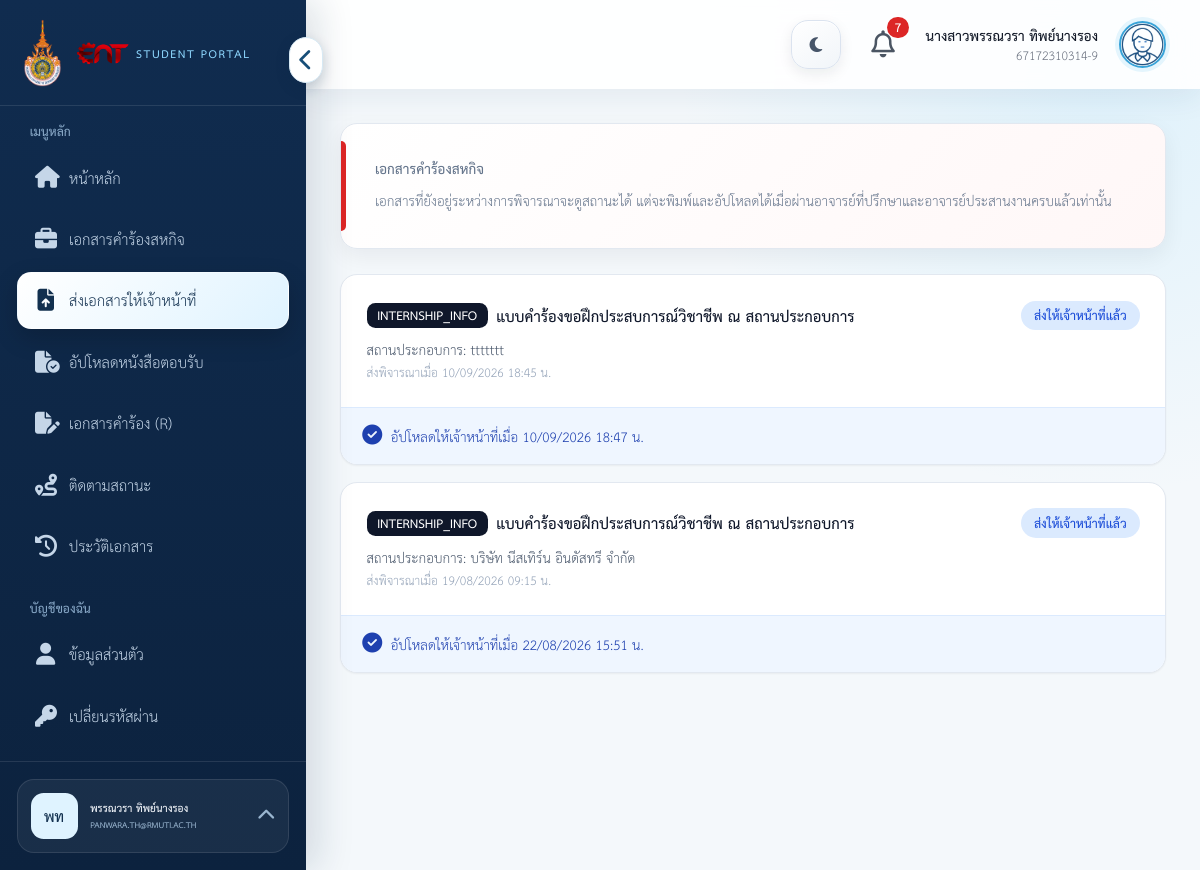
/student/internship_submissions.php (signed in), run on the app's committed database.
### tables this page shows
CREATE TABLE `student` (
  `student_id` int(11) NOT NULL AUTO_INCREMENT,
  `user_id` int(11) NOT NULL,
  `student_number` varchar(50) NOT NULL,
  `prefix_id` int(11) DEFAULT NULL,
  `firstname` varchar(100) NOT NULL,
  `lastname` varchar(100) NOT NULL,
  `group_id` int(11) DEFAULT NULL,
  PRIMARY KEY (`student_id`),
  UNIQUE KEY `user_id` (`user_id`),
  UNIQUE KEY `student_number` (`student_number`),
  KEY `fk_student_prefix` (`prefix_id`),
  KEY `fk_student_group` (`group_id`),
  CONSTRAINT `fk_student_group` FOREIGN KEY (`group_id`) REFERENCES `group_class` (`group_id`) ON DELETE SET NULL ON UPDATE CASCADE,
  CONSTRAINT `fk_student_prefix` FOREIGN KEY (`prefix_id`) REFERENCES `prefixes` (`prefix_id`) ON DELETE SET NULL ON UPDATE CASCADE,
  CONSTRAINT `fk_student_user` FOREIGN KEY (`user_id`) REFERENCES `users` (`user_id`) ON DELETE CASCADE ON UPDATE CASCADE
);

CREATE TABLE `users` (
  `user_id` int(11) NOT NULL AUTO_INCREMENT,
  `username` varchar(100) NOT NULL,
  `email` varchar(255) NOT NULL,
  `password` varchar(255) NOT NULL,
  `first_login` tinyint(1) NOT NULL DEFAULT 1,
  `status` enum('active','inactive','suspended') NOT NULL DEFAULT 'active',
  `active_session_token_hash` char(64) DEFAULT NULL,
  `active_session_at` datetime DEFAULT NULL,
  `created_at` timestamp NOT NULL DEFAULT current_timestamp(),
  PRIMARY KEY (`user_id`),
  UNIQUE KEY `username` (`username`),
  UNIQUE KEY `email` (`email`),
  KEY `idx_users_active_session` (`active_session_token_hash`)
);

CREATE TABLE `internship_application` (
  `internship_application_id` int(11) NOT NULL AUTO_INCREMENT,
  `internship_profile_id` int(11) NOT NULL,
  `document_id` int(11) NOT NULL,
  `request_date` date NOT NULL,
  `contact_status` enum('contacted','not_contacted') NOT NULL DEFAULT 'not_contacted',
  `delivery_method` enum('student','faculty') NOT NULL DEFAULT 'faculty',
  `status` enum('draft','in_review','waiting_signature','submitted') NOT NULL DEFAULT 'draft',
  `signed_file` varchar(255) DEFAULT NULL,
  `submitted_at` datetime DEFAULT NULL,
  `created_at` timestamp NOT NULL DEFAULT current_timestamp(),
  `updated_at` timestamp NOT NULL DEFAULT current_timestamp() ON UPDATE current_timestamp(),
  PRIMARY KEY (`internship_application_id`),
  UNIQUE KEY `uq_internship_application_profile` (`internship_profile_id`),
  UNIQUE KEY `uq_internship_application_document` (`document_id`),
  CONSTRAINT `fk_internship_application_document` FOREIGN KEY (`document_id`) REFERENCES `documents` (`document_id`) ON DELETE CASCADE,
  CONSTRAINT `fk_internship_application_profile` FOREIGN KEY (`internship_profile_id`) REFERENCES `internship_profile` (`internship_profile_id`) ON DELETE CASCADE
);

CREATE TABLE `document_type` (
  `document_type_id` int(11) NOT NULL AUTO_INCREMENT,
  `document_code` varchar(50) NOT NULL,
  `document_name` varchar(255) NOT NULL,
  `form_file` varchar(100) DEFAULT NULL,
  `description` text DEFAULT NULL,
  `status` enum('active','inactive') NOT NULL DEFAULT 'active',
  PRIMARY KEY (`document_type_id`),
  UNIQUE KEY `document_code` (`document_code`)
);

CREATE TABLE `internship_profile` (
  `internship_profile_id` int(11) NOT NULL AUTO_INCREMENT,
  `student_id` int(11) NOT NULL,
  `request_status` enum('active','closed') NOT NULL DEFAULT 'active',
  `request_reason` enum('initial','not_accepted','relocation') NOT NULL DEFAULT 'initial',
  `previous_profile_id` int(11) DEFAULT NULL,
  `closed_reason` varchar(255) DEFAULT NULL,
  `closed_at` datetime DEFAULT NULL,
  `calendar_id` int(11) DEFAULT NULL,
  `student_phone` varchar(40) DEFAULT NULL,
  `year_level` tinyint(4) DEFAULT NULL,
  `recipient_name` varchar(255) DEFAULT NULL,
  `company_name` varchar(255) NOT NULL,
  `company_address` text DEFAULT NULL,
  `subdistrict` varchar(120) DEFAULT NULL,
  `district` varchar(120) DEFAULT NULL,
  `province` varchar(120) DEFAULT NULL,
  `postal_code` varchar(10) DEFAULT NULL,
  `company_phone` varchar(40) DEFAULT NULL,
  `company_fax` varchar(40) DEFAULT NULL,
  `contact_prefix` varchar(30) DEFAULT NULL,
  `contact_name` varchar(255) DEFAULT NULL,
  `contact_position` varchar(180) DEFAULT NULL,
  `contact_phone` varchar(40) DEFAULT NULL,
  `job_position` varchar(180) DEFAULT NULL,
  `job_description` text DEFAULT NULL,
  `capacity_note` varchar(255) DEFAULT NULL,
  `recipient_position` varchar(180) DEFAULT NULL,
  `recipient_department` varchar(180) DEFAULT NULL,
  `company_number` varchar(40) DEFAULT NULL,
  `company_moo` varchar(40) DEFAULT NULL,
  `company_building` varchar(180) DEFAULT NULL,
  `company_floor` varchar(40) DEFAULT NULL,
  `company_road` varchar(180) DEFAULT NULL,
  `company_alley` varchar(180) DEFAULT NULL,
  `company_email` varchar(255) DEFAULT NULL,
  `contact_department` varchar(180) DEFAULT NULL,
  `contact_email` varchar(255) DEFAULT NULL,
  `qualification_department` tinyint(1) NOT NULL DEFAULT 0,
  `qualification_preparation` tinyint(1) NOT NULL DEFAULT 0,
  `qualification_gpa` tinyint(1) NOT NULL DEFAULT 0,
  `qualification_company` tinyint(1) NOT NULL DEFAULT 0,
  `updated_at` timestamp NOT NULL DEFAULT current_timestamp() ON UPDATE current_timestamp(),
  `created_at` timestamp NOT NULL DEFAULT current_timestamp(),
  PRIMARY KEY (`internship_profile_id`),
  KEY `idx_internship_profile_calendar` (`calendar_id`),
  KEY `idx_internship_profile_student_status` (`student_id`,`request_status`),
  KEY `idx_internship_profile_previous` (`previous_profile_id`),
  CONSTRAINT `fk_internship_profile_calendar` FOREIGN KEY (`calendar_id`) REFERENCES `internship_calendar` (`calendar_id`) ON DELETE SET NULL,
  CONSTRAINT `fk_internship_profile_previous` FOREIGN KEY (`previous_profile_id`) REFERENCES `internship_profile` (`internship_profile_id`) ON DELETE SET NULL ON UPDATE CASCADE,
  CONSTRAINT `fk_internship_profile_student` FOREIGN KEY (`student_id`) REFERENCES `student` (`student_id`) ON DELETE CASCADE
);

CREATE TABLE `documents` (
  `document_id` int(11) NOT NULL AUTO_INCREMENT,
  `student_id` int(11) NOT NULL,
  `template_id` int(11) NOT NULL,
  `document_status` enum('draft','submitted','in_review','revision_requested','teacher_reviewed','approved','cancel') NOT NULL DEFAULT 'draft',
  `created_at` timestamp NOT NULL DEFAULT current_timestamp(),
  `updated_at` timestamp NOT NULL DEFAULT current_timestamp() ON UPDATE current_timestamp(),
  `submitted_at` datetime DEFAULT NULL,
  PRIMARY KEY (`document_id`),
  KEY `fk_documents_student` (`student_id`),
  KEY `fk_documents_template` (`template_id`),
  CONSTRAINT `fk_documents_student` FOREIGN KEY (`student_id`) REFERENCES `student` (`student_id`) ON UPDATE CASCADE,
  CONSTRAINT `fk_documents_template` FOREIGN KEY (`template_id`) REFERENCES `document_template` (`template_id`) ON UPDATE CASCADE
);

### student/internship_submissions.php (the view, shortened to what the rows shown need)
<?php
require_once 'auth.php';
$studentStatement = $pdo->prepare('SELECT student_id FROM student WHERE user_id=? LIMIT 1');
$studentStatement->execute([$_SESSION['user_id']]);
$studentId = (int) $studentStatement->fetchColumn();
$statement = $pdo->prepare(
    'SELECT d.document_id,d.document_status,d.submitted_at,d.updated_at,
            dt.document_code,dt.document_name,ia.status AS application_status,
            ia.signed_file,ia.submitted_at AS staff_submitted_at,ip.company_name,
            drp.process_status,current_step.step_name AS current_step_name
     FROM internship_application ia
     INNER JOIN internship_profile ip ON ip.internship_profile_id=ia.internship_profile_id
     INNER JOIN documents d ON d.document_id=ia.document_id
     INNER JOIN document_template t ON t.template_id=d.template_id
     INNER JOIN document_type dt ON dt.document_type_id=t.document_type_id
     LEFT JOIN document_review_processes drp ON drp.document_id=d.document_id
     LEFT JOIN document_review_step_instances current_step
       ON current_step.process_id=drp.process_id AND current_step.step_order=drp.current_step_order
     WHERE ip.student_id=? AND (drp.process_id IS NOT NULL OR d.document_status<>"draft")
     ORDER BY d.updated_at DESC,d.document_id DESC'
);
$statement->execute([$studentId]);
$documents = $statement->fetchAll(PDO::FETCH_ASSOC);
function submissionEscape($value): string { return htmlspecialchars((string)$value,ENT_QUOTES,'UTF-8'); }
function submissionDate(?string $value): string { $time=$value?strtotime($value):false; return $time?date('d/m/Y H:i',$time).' น.':'-'; }
?>
<!doctype html>
<html lang="th">
<head>
    <script src="https://cdn.tailwindcss.com"></script>
    <link rel="stylesheet" href="https://cdnjs.cloudflare.com/ajax/libs/font-awesome/6.7.2/css/all.min.css">
</head>
<body class="min-h-screen bg-gray-100 text-gray-900">
<?php include 'sidebar.php'; ?>
<div class="min-h-screen lg:ml-72"><?php include 'navbar.php'; ?>
<main class="p-4 sm:p-6 lg:p-8">
    <section class="mt-6 space-y-4">
        <?php foreach ($documents as $document):
            $ready = $document['application_status']==='waiting_signature'
                && in_array($document['document_status'], ['approved','submitted'], true);
            $sent = $document['application_status']==='submitted' && !empty($document['signed_file']);
            $revision = $document['document_status']==='revision_requested';
            $statusLabel = $sent ? 'ส่งให้เจ้าหน้าที่แล้ว' : ($ready ? 'ผ่านการพิจารณาแล้ว' : ($revision ? 'ส่งกลับให้แก้ไข' : 'อยู่ระหว่างการพิจารณา'));
            $statusClass = $sent ? 'bg-blue-100 text-blue-700' : ($ready ? 'bg-emerald-100 text-emerald-700' : ($revision ? 'bg-red-100 text-red-700' : 'bg-amber-100 text-amber-800'));
        ?>
        <article class="overflow-hidden rounded-2xl border border-slate-200 bg-white shadow-sm">
            <div class="grid gap-4 p-5 sm:p-6 lg:grid-cols-[minmax(0,1fr)_auto] lg:items-start">
                <div class="min-w-0">
                    <div class="flex flex-wrap items-center gap-2"><span class="rounded-lg bg-slate-900 px-2.5 py-1 text-xs font-black text-white"><?=submissionEscape($document['document_code'])?></span><h2 class="font-black text-slate-900"><?=submissionEscape($document['document_name'])?></h2></div>
                    <p class="mt-2 text-sm text-slate-600">สถานประกอบการ: <?=submissionEscape($document['company_name']?:'-')?></p>
                    <p class="mt-1 text-xs text-slate-400">ส่งพิจารณาเมื่อ <?=submissionEscape(submissionDate($document['submitted_at']))?></p>
                </div>
                <span class="inline-flex self-start rounded-full px-3 py-1.5 text-xs font-bold <?=$statusClass?>"><?=$statusLabel?></span>
            </div>
            <?php if ($ready): ?>
            <div class="border-t border-emerald-100 bg-emerald-50/50 p-5 sm:p-6">
                <div class="flex flex-col gap-4 xl:flex-row xl:items-end">
                    <a href="generate_internship_pdf.php?document=<?=(int)$document['document_id']?>" class="inline-flex h-11 shrink-0 items-center justify-center gap-2 rounded-xl bg-red-700 px-5 font-bold text-white hover:bg-red-800" title="พิมพ์เอกสาร"><i class="fa-solid fa-print"></i><span>พิมพ์เอกสาร</span></a>
                    <form action="upload_signed_internship.php" method="post" enctype="multipart/form-data" class="grid flex-1 gap-3 lg:grid-cols-[minmax(220px,1fr)_minmax(300px,1.3fr)_auto] lg:items-end">
                        <?=csrf_field()?><input type="hidden" name="document_id" value="<?=(int)$document['document_id']?>">
                        <label><span class="mb-1.5 block text-sm font-bold text-slate-700">PDF ที่ลงนามครบแล้ว</span><input type="file" name="signed_pdf" accept="application/pdf,.pdf" required class="block w-full rounded-xl border border-slate-300 bg-white px-3 py-2 text-sm"></label>
                        <label class="flex min-h-11 items-start gap-2 rounded-xl border border-amber-200 bg-amber-50 px-3 py-2 text-sm text-amber-950"><input type="checkbox" name="confirm_two_signatures" value="1" required class="mt-1"><span>ยืนยันว่ามีลายเซ็นอาจารย์ที่ปรึกษาและอาจารย์ประสานงานครบ 2 คน</span></label>
                        <button class="inline-flex h-11 items-center justify-center gap-2 rounded-xl bg-emerald-700 px-5 font-bold text-white hover:bg-emerald-800"><i class="fa-solid fa-paper-plane"></i>อัปโหลดให้เจ้าหน้าที่</button>
                    </form>
                </div>
                <p class="mt-3 text-xs text-slate-500">รองรับเฉพาะ PDF ขนาดไม่เกิน 10 MB</p>
            </div>
            <?php elseif ($sent): ?>
            <div class="border-t border-blue-100 bg-blue-50 px-5 py-4 text-sm text-blue-800"><i class="fa-solid fa-circle-check mr-2"></i>อัปโหลดให้เจ้าหน้าที่เมื่อ <?=submissionEscape(submissionDate($document['staff_submitted_at']))?></div>
            <?php else: ?>
            <div class="border-t border-slate-100 bg-slate-50 px-5 py-4 text-sm text-slate-500"><i class="fa-solid fa-lock mr-2"></i>ยังไม่สามารถพิมพ์หรืออัปโหลดได้จนกว่าเอกสารจะผ่านการพิจารณาครบทุกขั้นตอน</div>
            <?php endif; ?>
        </article>
        <?php endforeach; ?>
    </section>
</main></div>
</body></html>

### student/sidebar.php (shortened to what the rows shown need)
<?php
require_once __DIR__ . '/../helpers/theme_helper.php';
$studentSidebarUser = is_array($user ?? null) ? $user : [];
$studentSidebarName = trim((string) ($studentSidebarUser['firstname'] ?? '') . ' ' . (string) ($studentSidebarUser['lastname'] ?? ''));
$studentSidebarEmail = (string) ($studentSidebarUser['email'] ?? '');
$studentSidebarInitials = function_exists('mb_substr')
    ? mb_substr((string) ($studentSidebarUser['firstname'] ?? 'นศ'), 0, 1, 'UTF-8') . mb_substr((string) ($studentSidebarUser['lastname'] ?? ''), 0, 1, 'UTF-8')
    : 'นศ';
?>
<link rel="stylesheet" href="/Project/assets/css/student.css?v=20261108-5">
<link rel="stylesheet" href="/Project/assets/css/responsive.css?v=20261107-1">
<link rel="stylesheet" href="/Project/assets/css/app-ui.css?v=20260918-1">
<aside id="student-sidebar" class="fixed inset-y-0 left-0 z-40 flex w-72 -translate-x-full flex-col border-r border-gray-200 bg-white transition-transform duration-200 lg:translate-x-0">
    <div class="student-sidebar-footer border-t p-4">
        <div class="student-account relative">
            <button id="student-account-toggle" type="button" class="student-account-toggle flex w-full items-center gap-3 rounded-2xl px-3 py-3 text-left" aria-expanded="false" aria-controls="student-account-menu">
                <span class="student-account-avatar inline-flex h-11 w-11 shrink-0 items-center justify-center rounded-xl font-extrabold"><?= htmlspecialchars($studentSidebarInitials) ?></span>
                <span class="student-account-summary min-w-0 flex-1"><strong class="student-account-name block truncate"><?= htmlspecialchars($studentSidebarName ?: 'นักศึกษา') ?></strong><span class="student-account-email block truncate"><?= htmlspecialchars($studentSidebarEmail ?: ($studentSidebarUser['student_number'] ?? '-')) ?></span></span>
                <i class="student-account-chevron fa-solid fa-chevron-up text-xs" aria-hidden="true"></i>
            </button>
        </div>
    </div>
</aside>

### student/navbar.php (shortened to what the rows shown need)
<?php
$navStudent=$student ?? [];
if ((!array_key_exists('student_prefix', $navStudent) || empty($navStudent['student_id'])) && isset($_SESSION['user_id'])) {
    $navStmt=$pdo->prepare('SELECT s.student_id,s.student_number,s.firstname,s.lastname,
        COALESCE(p.prefix_short,p.prefix_name,"") AS student_prefix
        FROM student s LEFT JOIN prefixes p ON p.prefix_id=s.prefix_id
        WHERE s.user_id=? LIMIT 1');
    $navStmt->execute([$_SESSION['user_id']]);
    $navStudent=$navStmt->fetch(PDO::FETCH_ASSOC) ?: [];
}
?>
<header class="student-navbar sticky top-0 z-20 flex h-20 items-center justify-between border-b border-gray-200 bg-white px-4 shadow-sm sm:px-6 lg:px-8">
    <div class="flex items-center gap-3 sm:gap-5">
        <?php require_once __DIR__.'/../helpers/theme_helper.php'; renderThemeToggle(); ?>
        <div class="hidden text-right sm:block"><p class="text-sm font-bold text-gray-900"><?= htmlspecialchars(trim(($navStudent['student_prefix'] ?? '').($navStudent['firstname'] ?? '').' '.($navStudent['lastname'] ?? ''))) ?: '-' ?></p><p class="text-xs text-gray-500"><?= htmlspecialchars($navStudent['student_number'] ?? '-') ?></p></div>
    </div>
</header>
<link rel="stylesheet" href="/Project/assets/css/status-badges.css?v=20260815-2">

### data on the page
student: studentSidebarInitials "พท", firstname+lastname "พรรณวรา ทิพย์นางรอง", user.email "PANWARA.TH@RMUTI.AC.TH", student_number "67172310314-9"
internship_application: document_type.document_code "INTERNSHIP_INFO", document_type.document_name "แบบคำร้องขอฝึกประสบการณ์วิชาชีพ ณ สถานประกอบการ", internship_profile.company_name "ttttttt", document.submitted_at "10/09/2026 18:45 น.", statusLabel "ส่งให้เจ้าหน้าที่แล้ว", submitted_at "10/09/2026 18:47 น."
internship_application: document_type.document_code "INTERNSHIP_INFO", document_type.document_name "แบบคำร้องขอฝึกประสบการณ์วิชาชีพ ณ สถานประกอบการ", internship_profile.company_name "บริษัท นีสเทิร์น อินดัสทรี จำกัด", document.submitted_at "19/08/2026 09:15 น.", statusLabel "ส่งให้เจ้าหน้าที่แล้ว", submitted_at "22/08/2026 15:51 น."

### other printed values
$unread_notification_count "7"
